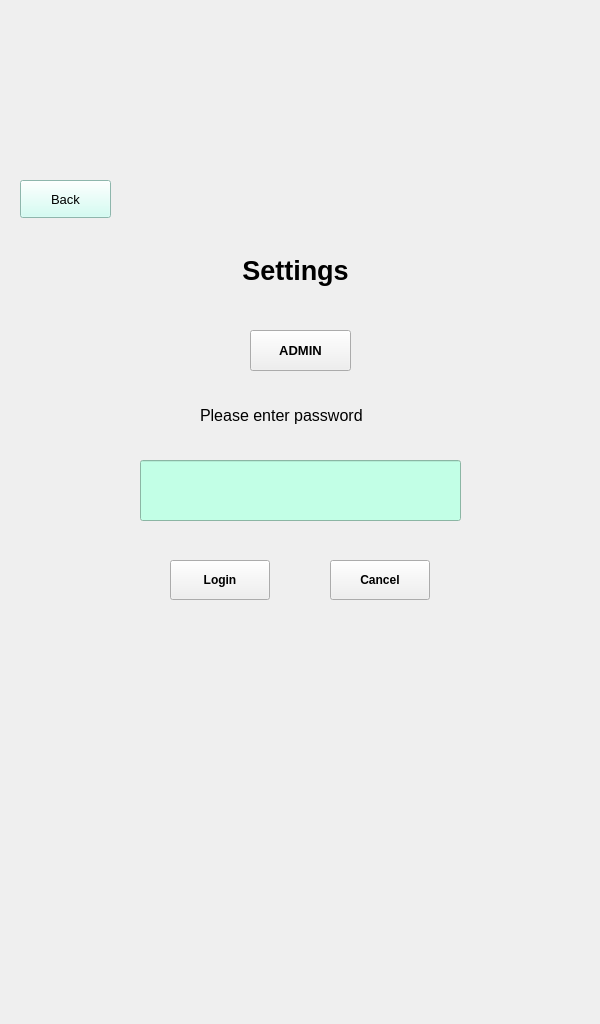
<?xml version="1.0" encoding="UTF-8"?>
<ui version="4.0">
 <class>MainWindow</class>
 <widget class="QMainWindow" name="MainWindow">
  <property name="geometry">
   <rect>
    <x>0</x>
    <y>0</y>
    <width>600</width>
    <height>1024</height>
   </rect>
  </property>
  <property name="windowTitle">
   <string>MainWindow</string>
  </property>
  <widget class="QWidget" name="centralwidget">
   <widget class="QLabel" name="label">
    <property name="geometry">
     <rect>
      <x>0</x>
      <y>0</y>
      <width>600</width>
      <height>1024</height>
     </rect>
    </property>
    <property name="text">
     <string/>
    </property>
    <property name="pixmap">
     <pixmap>../designs/screens/English/SBMI bmi screen 01-New 01.jpg</pixmap>
    </property>
    <property name="scaledContents">
     <bool>true</bool>
    </property>
   </widget>
   <widget class="QPushButton" name="Admin_bt">
    <property name="geometry">
     <rect>
      <x>250</x>
      <y>330</y>
      <width>101</width>
      <height>41</height>
     </rect>
    </property>
    <property name="font">
     <font>
      <pointsize>10</pointsize>
      <weight>75</weight>
      <bold>true</bold>
     </font>
    </property>
    <property name="text">
     <string>ADMIN</string>
    </property>
   </widget>
   <widget class="QLabel" name="Password_label">
    <property name="geometry">
     <rect>
      <x>200</x>
      <y>400</y>
      <width>201</width>
      <height>31</height>
     </rect>
    </property>
    <property name="font">
     <font>
      <pointsize>12</pointsize>
     </font>
    </property>
    <property name="text">
     <string>Please enter password</string>
    </property>
   </widget>
   <widget class="QLineEdit" name="Password_ip">
    <property name="geometry">
     <rect>
      <x>140</x>
      <y>460</y>
      <width>321</width>
      <height>61</height>
     </rect>
    </property>
    <property name="font">
     <font>
      <pointsize>10</pointsize>
      <weight>50</weight>
      <bold>false</bold>
     </font>
    </property>
    <property name="styleSheet">
     <string notr="true">background-color: rgb(194, 255, 230);</string>
    </property>
    <property name="text">
     <string/>
    </property>
    <property name="echoMode">
     <enum>QLineEdit::Password</enum>
    </property>
   </widget>
   <widget class="QPushButton" name="Login_bt">
    <property name="geometry">
     <rect>
      <x>170</x>
      <y>560</y>
      <width>100</width>
      <height>40</height>
     </rect>
    </property>
    <property name="font">
     <font>
      <pointsize>9</pointsize>
      <weight>75</weight>
      <bold>true</bold>
     </font>
    </property>
    <property name="text">
     <string>Login</string>
    </property>
   </widget>
   <widget class="QPushButton" name="Cancel_bt">
    <property name="geometry">
     <rect>
      <x>330</x>
      <y>560</y>
      <width>100</width>
      <height>40</height>
     </rect>
    </property>
    <property name="font">
     <font>
      <pointsize>9</pointsize>
      <weight>75</weight>
      <bold>true</bold>
     </font>
    </property>
    <property name="text">
     <string>Cancel</string>
    </property>
   </widget>
   <widget class="QLabel" name="label_2">
    <property name="geometry">
     <rect>
      <x>180</x>
      <y>240</y>
      <width>231</width>
      <height>61</height>
     </rect>
    </property>
    <property name="font">
     <font>
      <pointsize>20</pointsize>
      <weight>75</weight>
      <bold>true</bold>
     </font>
    </property>
    <property name="text">
     <string>Settings</string>
    </property>
    <property name="alignment">
     <set>Qt::AlignCenter</set>
    </property>
   </widget>
   <widget class="QPushButton" name="Back_bt">
    <property name="geometry">
     <rect>
      <x>20</x>
      <y>180</y>
      <width>91</width>
      <height>38</height>
     </rect>
    </property>
    <property name="font">
     <font>
      <pointsize>10</pointsize>
     </font>
    </property>
    <property name="styleSheet">
     <string notr="true">background-color: rgb(199, 255, 241);</string>
    </property>
    <property name="text">
     <string>Back</string>
    </property>
   </widget>
  </widget>
 </widget>
 <resources/>
 <connections/>
</ui>
